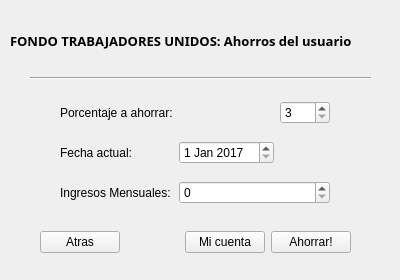
<?xml version="1.0" encoding="UTF-8"?>
<ui version="4.0">
 <class>AhorroUsuario</class>
 <widget class="QWidget" name="AhorroUsuario">
  <property name="geometry">
   <rect>
    <x>0</x>
    <y>0</y>
    <width>400</width>
    <height>280</height>
   </rect>
  </property>
  <property name="windowTitle">
   <string>FondoTrabajadoresUnidos(Asociado)</string>
  </property>
  <widget class="QWidget" name="layoutWidget">
   <property name="geometry">
    <rect>
     <x>40</x>
     <y>230</y>
     <width>311</width>
     <height>25</height>
    </rect>
   </property>
   <layout class="QHBoxLayout" name="horizontalLayout">
    <item>
     <widget class="QPushButton" name="pushButton_2">
      <property name="text">
       <string>Atras</string>
      </property>
     </widget>
    </item>
    <item>
     <spacer name="horizontalSpacer">
      <property name="orientation">
       <enum>Qt::Horizontal</enum>
      </property>
      <property name="sizeHint" stdset="0">
       <size>
        <width>40</width>
        <height>20</height>
       </size>
      </property>
     </spacer>
    </item>
    <item>
     <widget class="QPushButton" name="pushButton_3">
      <property name="text">
       <string>Mi cuenta</string>
      </property>
     </widget>
    </item>
    <item>
     <widget class="QPushButton" name="pushButton">
      <property name="text">
       <string>Ahorrar!</string>
      </property>
     </widget>
    </item>
   </layout>
  </widget>
  <widget class="QWidget" name="layoutWidget">
   <property name="geometry">
    <rect>
     <x>60</x>
     <y>90</y>
     <width>270</width>
     <height>125</height>
    </rect>
   </property>
   <layout class="QGridLayout" name="gridLayout">
    <item row="2" column="0">
     <widget class="QLabel" name="label_3">
      <property name="text">
       <string>Ingresos Mensuales:</string>
      </property>
     </widget>
    </item>
    <item row="1" column="0">
     <widget class="QLabel" name="label_2">
      <property name="text">
       <string>Fecha actual:</string>
      </property>
     </widget>
    </item>
    <item row="0" column="0">
     <widget class="QLabel" name="label">
      <property name="text">
       <string>Porcentaje a ahorrar:</string>
      </property>
     </widget>
    </item>
    <item row="1" column="1">
     <widget class="QDateEdit" name="fechaActual">
      <property name="dateTime">
       <datetime>
        <hour>0</hour>
        <minute>0</minute>
        <second>0</second>
        <year>2017</year>
        <month>1</month>
        <day>1</day>
       </datetime>
      </property>
      <property name="minimumDate">
       <date>
        <year>2017</year>
        <month>1</month>
        <day>1</day>
       </date>
      </property>
     </widget>
    </item>
    <item row="2" column="1" colspan="2">
     <widget class="QSpinBox" name="ingresosMensuales">
      <property name="maximum">
       <number>1000000010</number>
      </property>
     </widget>
    </item>
    <item row="0" column="2">
     <widget class="QSpinBox" name="porcentaje">
      <property name="minimum">
       <number>3</number>
      </property>
      <property name="maximum">
       <number>10</number>
      </property>
     </widget>
    </item>
   </layout>
  </widget>
  <widget class="Line" name="line">
   <property name="geometry">
    <rect>
     <x>30</x>
     <y>70</y>
     <width>341</width>
     <height>16</height>
    </rect>
   </property>
   <property name="orientation">
    <enum>Qt::Horizontal</enum>
   </property>
  </widget>
  <widget class="QLabel" name="label_4">
   <property name="geometry">
    <rect>
     <x>10</x>
     <y>20</y>
     <width>391</width>
     <height>41</height>
    </rect>
   </property>
   <property name="font">
    <font>
     <family>Arial Black</family>
     <pointsize>10</pointsize>
     <weight>75</weight>
     <bold>true</bold>
    </font>
   </property>
   <property name="text">
    <string>FONDO TRABAJADORES UNIDOS: Ahorros del usuario</string>
   </property>
  </widget>
 </widget>
 <resources/>
 <connections/>
</ui>
